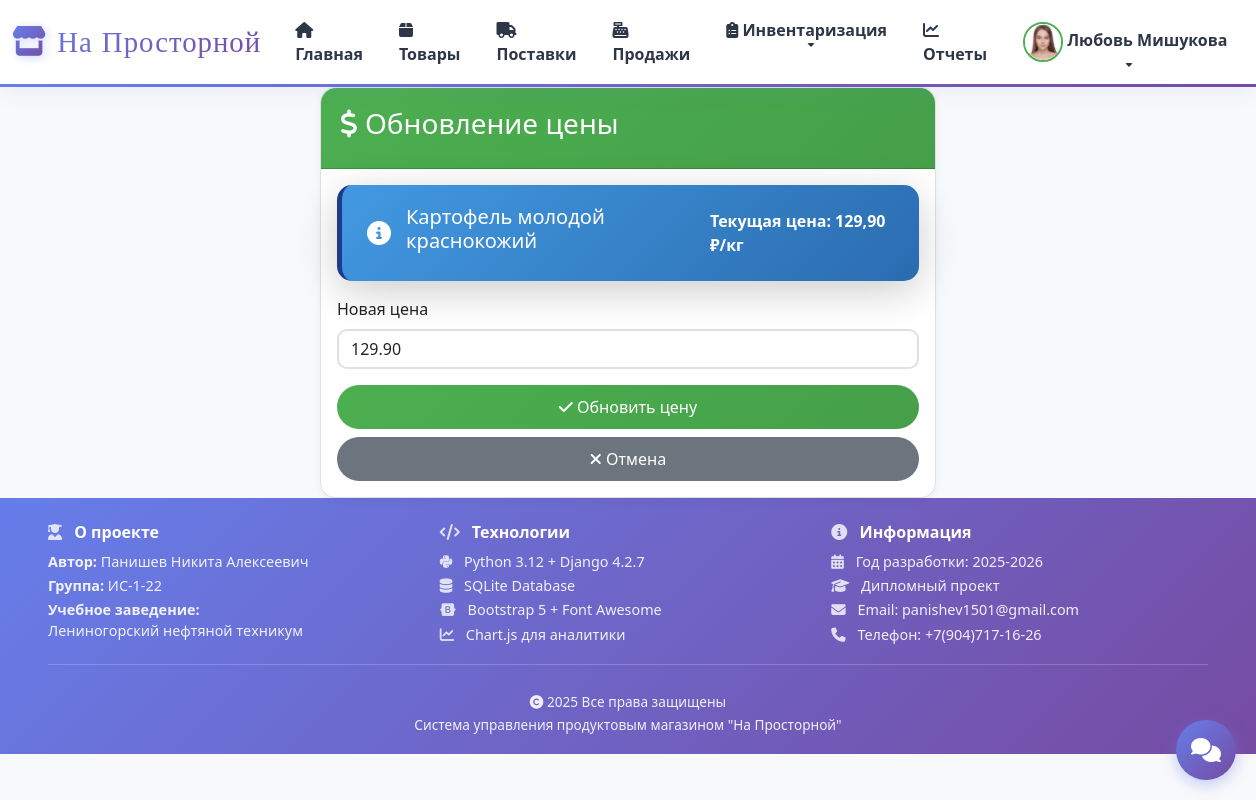
Screenshot of /products/322/price-update/ (signed in) with the database file from the repository.
### accounts/models.py (models this page shows, shortened)
class CustomUser(AbstractUser):
    ROLE_CHOICES = (
        ('director', 'Директор'),
        ('manager', 'Заведующий'),
        ('cashier', 'Кассир'),
    )
    role = models.CharField(max_length=20, choices=ROLE_CHOICES, default='cashier', verbose_name='Роль')
    avatar = models.ImageField(upload_to='avatars/', blank=True, null=True, verbose_name='Аватар')
    phone = models.CharField(max_length=20, blank=True, verbose_name='Телефон')
    class Meta:
        verbose_name = 'Пользователь'
        verbose_name_plural = 'Пользователи'
    def can_manage_products(self):
        return self.role in ['director', 'manager']
    def can_manage_sales(self):
        return self.role in ['director', 'manager', 'cashier']
    def can_view_reports(self):
        return self.role in ['director']

### products/models.py (models this page shows, shortened)
class Product(models.Model):
    name = models.CharField(max_length=200, verbose_name='Название')
    sku = models.CharField(max_length=50, verbose_name='Артикул', blank=True, null=True, unique=True)
    category = models.ForeignKey(Category, on_delete=models.CASCADE, related_name='products', verbose_name='Категория')
    image = models.ImageField(upload_to='products/', blank=True, null=True, verbose_name='Изображение')
    description = models.TextField(blank=True, verbose_name='Описание')
    price = models.DecimalField(max_digits=10, decimal_places=2, verbose_name='Цена')
    quantity = models.IntegerField(default=0, verbose_name='Количество на складе')
    unit = models.CharField(max_length=20, default='кг', verbose_name='Единица измерения')
    created_at = models.DateTimeField(auto_now_add=True, verbose_name='Дата создания')
    updated_at = models.DateTimeField(auto_now=True, verbose_name='Дата обновления')
    class Meta:
        verbose_name = 'Товар'
        verbose_name_plural = 'Товары'
        ordering = ['-created_at']

### products/views.py (the view)
# urls.py: path('<int:pk>/price-update/', views.price_update, name='price_update'),
@login_required
def price_update(request, pk):
    if not request.user.can_manage_products():
        messages.error(request, 'У вас нет прав для выполнения этого действия.')
        return redirect('products:product_list')
    product = get_object_or_404(Product, pk=pk)
    if request.method == 'POST':
        form = PriceUpdateForm(request.POST)
        if form.is_valid():
            new_price = form.cleaned_data['new_price']
            PriceHistory.objects.create(
                product=product,
                old_price=product.price,
                new_price=new_price,
                changed_by=request.user
            )
            product.price = new_price
            product.save()
            messages.success(request, f'Цена товара "{product.name}" успешно обновлена!')
            return redirect('products:product_detail', pk=pk)
    else:
        form = PriceUpdateForm(initial={'new_price': product.price})
    context = {
        'form': form,
        'product': product,
    }
    return render(request, 'products/price_update.html', context)

### products/forms.py
class PriceUpdateForm(forms.Form):
    new_price = forms.DecimalField(
        max_digits=10,
        decimal_places=2,
        label='Новая цена',
        widget=forms.NumberInput(attrs={'class': 'form-control', 'step': '0.01'})
    )

### templates/products/price_update.html (shortened to what this page needs)
{% extends 'base.html' %}
{% block content %}
<div class="row">
    <div class="col-md-6 mx-auto">
        <div class="card animate__animated animate__fadeInUp">
            <div class="card-header">
                <h3><i class="fas fa-dollar-sign"></i> Обновление цены</h3>
            </div>
            <div class="card-body">
                <div class="alert alert-info">
                    <h5>{{ product.name }}</h5>
                    <p class="mb-0">Текущая цена: <strong>{{ product.price }} ₽/{{ product.unit }}</strong></p>
                </div>
                <form method="post">
                    <div class="mb-3">
                        <label class="form-label">Новая цена</label>
                        {{ form.new_price }}
                    </div>
                    <div class="d-grid gap-2">
                        <button type="submit" class="btn btn-primary">
                            <i class="fas fa-check"></i> Обновить цену
                        </button>
                        <a href="{% url 'products:product_detail' product.id %}" class="btn btn-secondary">
                            <i class="fas fa-times"></i> Отмена
                        </a>
                    </div>
                </form>
            </div>
        </div>
    </div>
</div>
{% endblock %}

### templates/base.html (shortened to what this page needs)
<!DOCTYPE html>
<html lang="ru">
<head>
    <link href="https://cdn.jsdelivr.net/npm/bootstrap@5.3.0/dist/css/bootstrap.min.css" rel="stylesheet">
    <link rel="stylesheet" href="https://cdnjs.cloudflare.com/ajax/libs/font-awesome/6.4.0/css/all.min.css">
    <link rel="stylesheet" href="https://cdnjs.cloudflare.com/ajax/libs/animate.css/4.1.1/animate.min.css">
</head>
<body>
    {% if user.is_authenticated %}
    <nav class="navbar navbar-expand-lg navbar-light sticky-top">
        <div class="container-fluid">
            <a class="navbar-brand" href="{% url 'products:dashboard' %}">
                <i class="fas fa-store"></i>На Просторной
            </a>
            <div class="collapse navbar-collapse" id="navbarNav">
                <ul class="navbar-nav me-auto">
                    <li class="nav-item">
                        <a class="nav-link" href="{% url 'products:dashboard' %}">
                            <i class="fas fa-home"></i> Главная
                        </a>
                    </li>
                    <li class="nav-item">
                        <a class="nav-link" href="{% url 'products:product_list' %}">
                            <i class="fas fa-box"></i> Товары
                        </a>
                    </li>
                    {% if user.can_manage_products %}
                    <li class="nav-item">
                        <a class="nav-link" href="{% url 'products:supply_list' %}">
                            <i class="fas fa-truck"></i> Поставки
                        </a>
                    </li>
                    {% endif %}
                    {% if user.can_manage_sales %}
                    <li class="nav-item">
                        <a class="nav-link" href="{% url 'sales:sale_list' %}">
                            <i class="fas fa-cash-register"></i> Продажи
                        </a>
                    </li>
                    {% endif %}
                    {% if user.can_manage_products %}
                    <li class="nav-item dropdown">
                        <a class="nav-link dropdown-toggle" href="#" id="inventoryDropdown" role="button" data-bs-toggle="dropdown">
                            <i class="fas fa-clipboard-list"></i> Инвентаризация
                        </a>
                    </li>
                    {% endif %}
                    {% if user.can_view_reports %}
                    <li class="nav-item">
                        <a class="nav-link" href="{% url 'reports:dashboard' %}">
                            <i class="fas fa-chart-line"></i> Отчеты
                        </a>
                    </li>
                    {% endif %}
                </ul>
                <ul class="navbar-nav">
                    <li class="nav-item dropdown">
                        <a class="nav-link dropdown-toggle" href="#" id="userDropdown" role="button" data-bs-toggle="dropdown">
                            {% if user.avatar %}
                            <img src="{{ user.avatar.url }}" alt="Avatar" class="user-avatar">
                            {% else %}
                            <i class="fas fa-user-circle"></i>
                            {% endif %}
                            {{ user.first_name }} {{ user.last_name }}
                        </a>
                    </li>
                </ul>
            </div>
        </div>
    </nav>
    {% endif %}
    {% block content %}{% endblock %}
    <footer class="site-footer">
        <div class="footer-content">
            <div class="footer-info">
                <div class="footer-section">
                    <h5><i class="fas fa-user-graduate"></i> О проекте</h5>
                    <p><strong>Автор:</strong> Панишев Никита Алексеевич</p>
                    <p><strong>Группа:</strong> ИС-1-22</p>
                    <p><strong>Учебное заведение:</strong><br>Лениногорский нефтяной техникум</p>
                </div>
                <div class="footer-section">
                    <h5><i class="fas fa-code"></i> Технологии</h5>
                    <p><i class="fab fa-python"></i> Python 3.12 + Django 4.2.7</p>
                    <p><i class="fas fa-database"></i> SQLite Database</p>
                    <p><i class="fab fa-bootstrap"></i> Bootstrap 5 + Font Awesome</p>
                    <p><i class="fas fa-chart-line"></i> Chart.js для аналитики</p>
                </div>
                <div class="footer-section">
                    <h5><i class="fas fa-info-circle"></i> Информация</h5>
                    <p><i class="fas fa-calendar-alt"></i> Год разработки: 2025-2026</p>
                    <p><i class="fas fa-graduation-cap"></i> Дипломный проект</p>
                    <p><i class="fas fa-envelope"></i> Email: panishev1501@gmail.com </p>
                    <p><i class="fas fa-phone"></i> Телефон: +7(904)717-16-26</p>
                </div>
            </div>
            <div class="footer-divider"></div>
            <div class="footer-bottom">
                <p><i class="fas fa-copyright"></i> {{ current_year|default:"2025" }} Все права защищены</p>
                <p>Система управления продуктовым магазином "На Просторной"</p>
            </div>
        </div>
    </footer>
    <button id="chat-widget-btn" class="chat-fab" title="Открыть чат сотрудников">
        <i class="fas fa-comments"></i>
    </button>
</body>
</html>

### templates/base.html (style rules this page uses)
:root { --primary-color: #4CAF50; --secondary-color: #FFC107; --danger-color: #f44336; --success-color: #4CAF50; --info-color: #2196F3; --dark-color: #212529; --light-color: #f8f9fa; }
body { font-family: 'Segoe UI', Tahoma, Geneva, Verdana, sans-serif; background: #f8f9fa; min-height: 100vh; padding-bottom: 0; margin-bottom: 0; }
.navbar { background: white !important; box-shadow: 0 4px 20px rgba(102, 126, 234, 0.1); border-bottom: 3px solid transparent; border-image: linear-gradient(90deg, #667eea 0%, #764ba2 100%); border-image-slice: 1; }
.navbar-brand { font-family: 'Righteous', cursive; font-weight: 400; background: linear-gradient(135deg, #667eea 0%, #764ba2 100%); -webkit-background-clip: text; -webkit-text-fill-color: transparent; background-clip: text; font-size: 1.8rem; letter-spacing: 1px; transition: all 0.3s ease; position: relative; }
.navbar-brand i { background: linear-gradient(135deg, #667eea 0%, #764ba2 100%); -webkit-background-clip: text; -webkit-text-fill-color: transparent; background-clip: text; margin-right: 10px; font-size: 1.9rem; filter: drop-shadow(2px 2px 4px rgba(102, 126, 234, 0.3)); }
.nav-link { color: #2d3748 !important; font-weight: 600; transition: all 0.3s ease; position: relative; padding: 10px 18px !important; border-radius: 10px; }
.nav-link::after { content: ''; position: absolute; bottom: 5px; left: 50%; transform: translateX(-50%); width: 0; height: 3px; background: linear-gradient(90deg, #667eea 0%, #764ba2 100%); transition: width 0.3s ease; border-radius: 2px; }
.card { border: 1px solid #e0e0e0; border-radius: 15px; box-shadow: 0 2px 10px rgba(0, 0, 0, 0.05); transition: all 0.3s ease; background: #ffffff; }
.card-header { background: linear-gradient(135deg, var(--primary-color) 0%, #45a049 100%); color: white; border-radius: 15px 15px 0 0 !important; padding: 1.2rem; font-weight: 600; }
.btn { border-radius: 25px; padding: 10px 25px; font-weight: 500; transition: all 0.3s ease; border: none; }
.btn-primary { background: linear-gradient(135deg, var(--primary-color) 0%, #45a049 100%); }
.alert { border-radius: 15px; border: none; box-shadow: 0 10px 40px rgba(0,0,0,0.2); backdrop-filter: blur(10px); font-weight: 600; padding: 20px 25px; display: flex; align-items: center; gap: 15px; }
.alert-info { background: linear-gradient(135deg, #4299e1 0%, #2b6cb0 100%); color: white; border-left: 5px solid #1e3a8a; }
.alert::before { font-family: "Font Awesome 6 Free"; font-weight: 900; font-size: 1.5rem; }
.alert-info::before { content: "\f05a"; }
.user-avatar { width: 40px; height: 40px; border-radius: 50%; object-fit: cover; border: 2px solid var(--primary-color); }
.form-control, .form-select { border-radius: 10px; border: 2px solid #e0e0e0; transition: all 0.3s ease; }
.site-footer { background: linear-gradient(135deg, #667eea 0%, #764ba2 100%); color: white; padding: 25px 0 15px; margin-top: 0; }
.footer-content { max-width: 1200px; margin: 0 auto; padding: 0 20px; }
.footer-info { display: grid; grid-template-columns: repeat(auto-fit, minmax(250px, 1fr)); gap: 15px; margin-bottom: 15px; }
.footer-section h5 { font-weight: 700; margin-bottom: 10px; font-size: 1rem; color: #fff; }
.footer-section p { margin: 4px 0; line-height: 1.4; font-size: 0.9rem; color: rgba(255, 255, 255, 0.9); }
.footer-section i { margin-right: 8px; color: rgba(255, 255, 255, 0.8); }
.footer-divider { height: 1px; background: rgba(255, 255, 255, 0.2); margin: 12px 0; }
.footer-bottom { text-align: center; padding-top: 12px; }
.footer-bottom p { margin: 3px 0; color: rgba(255, 255, 255, 0.9); font-size: 0.85rem; }
.chat-fab { position: fixed; bottom: 20px; right: 20px; width: 60px; height: 60px; border-radius: 50%; background: linear-gradient(135deg, #667eea 0%, #764ba2 100%); color: white; border: none; box-shadow: 0 4px 15px rgba(102, 126, 234, 0.4); cursor: pointer; z-index: 999; font-size: 24px; display: flex; align-items: center; justify-content: center; transition: transform 0.3s, box-shadow 0.3s; }

### rows the page displays
CustomUser: avatar (picture), first_name "Любовь", last_name "Мишукова"
Product: name "Картофель молодой краснокожий", price "129,90", unit "кг"

### other values shown
{{ current_year|default:"2025" }} "2025"
